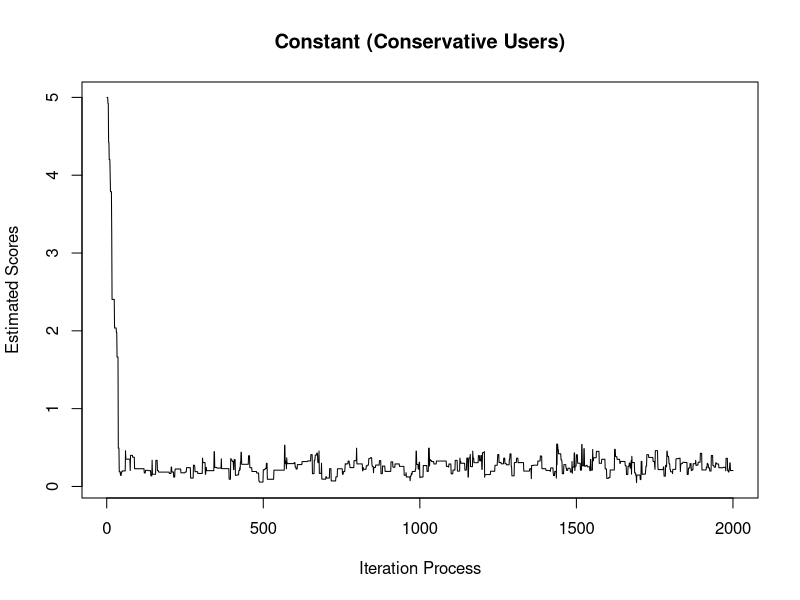
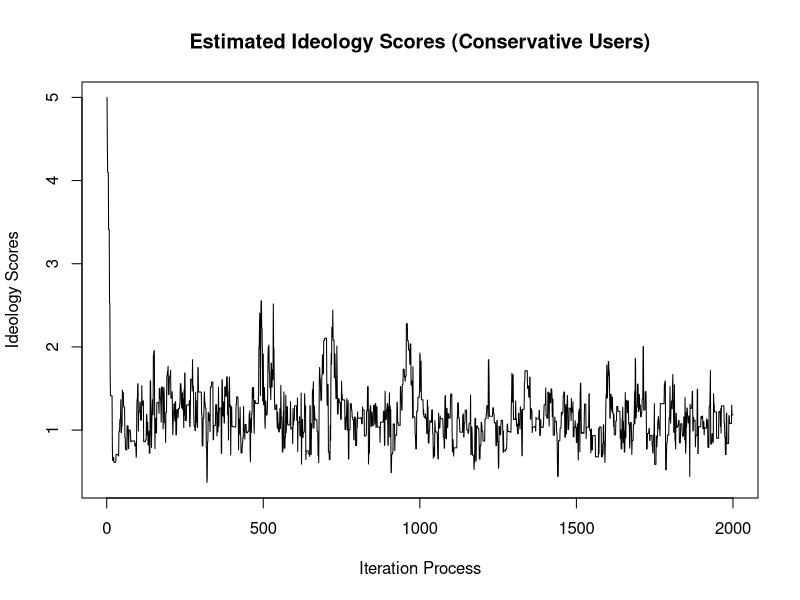
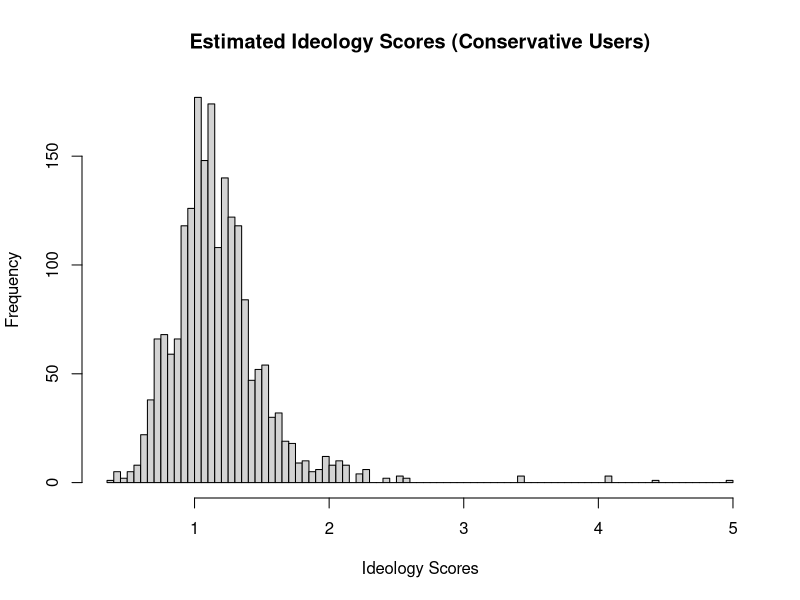
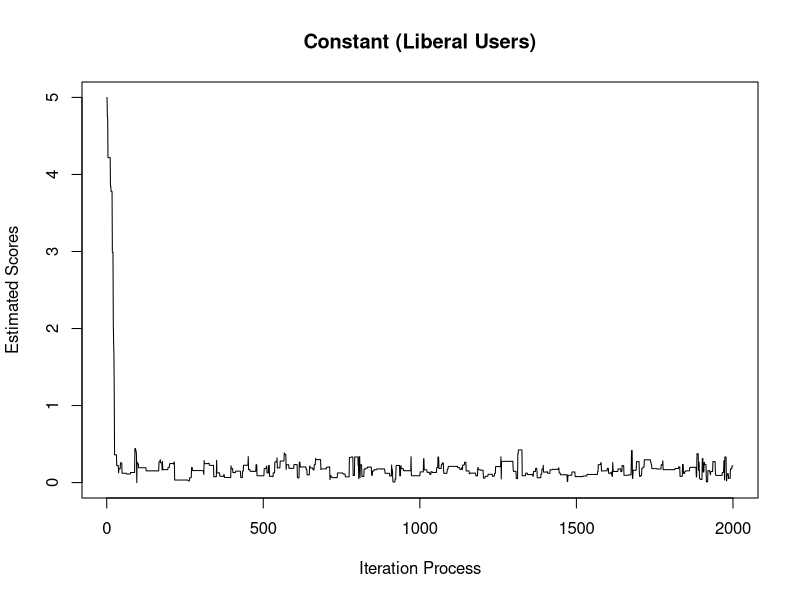
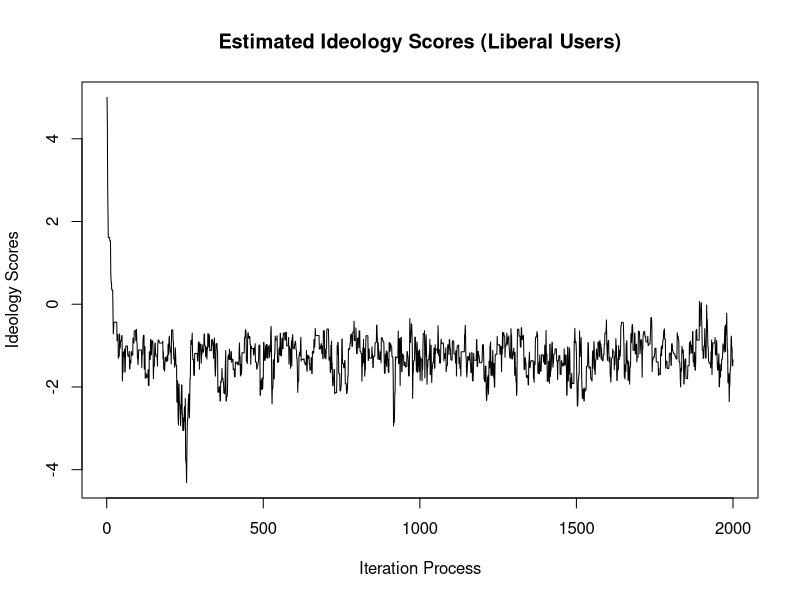
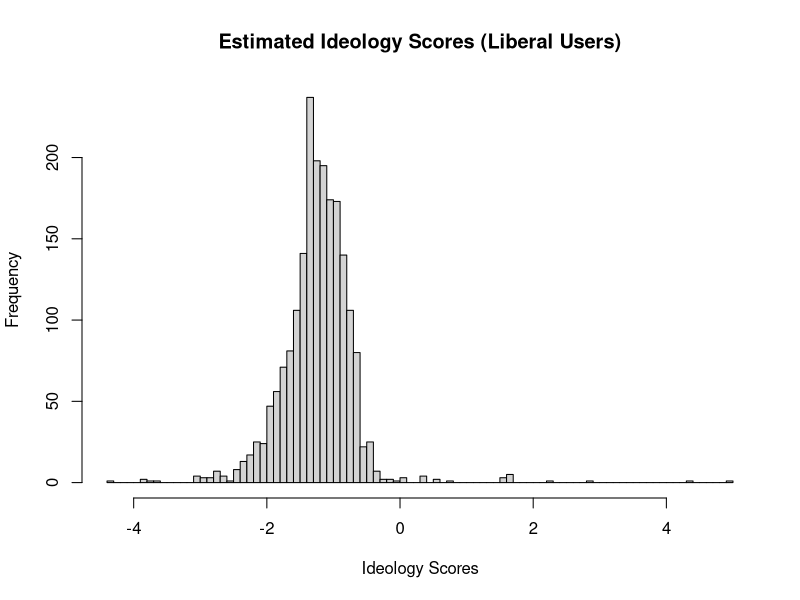

Source code (R) for these figures, in order:
## ---- chunk 1

#Establish the function for logistic regression
Expit<-function(x){exp(x)/(1+exp(x))}

#Construct the posterior - in a log-format
#To make sure that the estimate of theta_1 is stable, 
#the following code wants to make sure that theta_0 is always greater than zero.

log_post<-function(Y, X, theta)
  {
  if(theta[1]<=0){post=-Inf}
  if(theta[1]>0){
  prob1<-Expit(-theta[1]*((theta[2]-X)^2))
  likelihood<-sum(dbinom(Y,1,prob1,log = TRUE))
  priors<-sum(dnorm(theta,0,10,log=TRUE))
  post=likelihood+priors}
  return(post)
   }

Bayes_logit<-function (Y,X,n_samples=2000)
{
#Initial values
  theta<-c(5,5)
#store data
  keep.theta<-matrix(0,n_samples,2)
  keep.theta[1,]<-theta
  
#acceptance and rejection  
  acc<-att<-rep(0,2)
#current log posterior
  current_lp<-log_post(Y,X,theta)

  for (i in 2:n_samples)  
  {
    
    for(j in 1:2)
    {
      #attempt + 1
      att[j]<-att[j]+1
      can_theta<-theta
      can_theta[j]<-rnorm(1,theta[j],0.5)
      #candidate of log posterior
      candidate_lp<-log_post(Y,X,can_theta)
      Rho<-min(exp(candidate_lp-current_lp),1)
      Random_probability<-runif(1)
      if (Random_probability<Rho)
      {
        theta<-can_theta
        current_lp<-candidate_lp
        #acceptance + 1, as long as Random_probability<Rho
        acc[j]<-acc[j]+1
      }
    }
    #save theta
    keep.theta[i,]<-theta
  }
#Return: including theta and acceptance rate
  list(theta=keep.theta,acceptance_rate=acc/att)
}

## ---- chunk 2
# Republicans are more conservative, and they have positive numbers.
Republicans<-c()
Republicans<-rnorm(50,1,0.5)
No_Republicans<-rep(1:50,1)
Part_1<-cbind(No_Republicans,Republicans)

# Democrats are more liberal, and they have negative numbers.
Democrats<-c()
Democrats<-rnorm(50,-1,0.5)
No_Democrats<-rep(51:100,1)
Part_2<-cbind(No_Democrats,Democrats)
Data_Elites<-rbind(Part_1,Part_2)
Data_Elites<-as.data.frame(Data_Elites)
colnames(Data_Elites) <- c("Elite_No","Elite_ideology")

head(Data_Elites)

## ---- chunk 3
#This user approximately follows 45 Republican Senators and 10 Democrat Senators. 
Data_user<-as.data.frame(matrix(c(ifelse(runif(50)<.1,0,1),ifelse(runif(50)<.8,0,1))), 100, 1)
colnames(Data_user)<-c("R_User")
Data_combined<-cbind(Data_Elites,Data_user)

X_data<-Data_combined$Elite_ideology
Y_data<-Data_combined$R_User

fit_C<-Bayes_logit(Y_data,X_data)
fit_C$acceptance_rate
plot(fit_C$theta[,1],main="Constant (Conservative Users)",
     xlab="Iteration Process",ylab="Estimated Scores",type="l")

plot(fit_C$theta[,2],main="Estimated Ideology Scores (Conservative Users)",
     xlab="Iteration Process",ylab="Ideology Scores",type="l")
hist(fit_C$theta[,2],main="Estimated Ideology Scores (Conservative Users)",
     xlab="Ideology Scores",breaks = 100)
## ---- chunk 4
#This user approximately follows 10 Republican Senators and 45 Democrat Senators. 
Data_user<-as.data.frame(matrix(c(ifelse(runif(50)<.8,0,1),ifelse(runif(50)<.1,0,1))), 100, 1)
colnames(Data_user)<-c("L_User")
Data_combined<-cbind(Data_Elites,Data_user)

X_data<-Data_combined$Elite_ideology
Y_data<-Data_combined$L_User


fit_L<-Bayes_logit(Y_data,X_data)
fit_L$acceptance_rate
plot(fit_L$theta[,1],main="Constant (Liberal Users)",
     xlab="Iteration Process",ylab="Estimated Scores",type="l")
plot(fit_L$theta[,2],main="Estimated Ideology Scores (Liberal Users)",
     xlab="Iteration Process",ylab="Ideology Scores",type="l")
hist(fit_L$theta[,2],main="Estimated Ideology Scores (Liberal Users)",
     xlab="Ideology Scores",breaks = 100)
